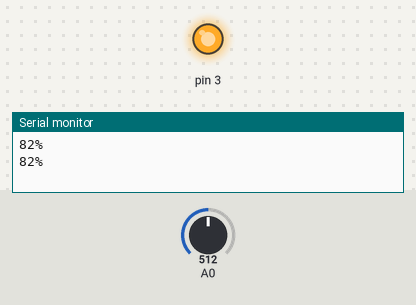
Bench run of a sketch on a simulated Arduino Uno, built with avr-gcc and run on an emulated ATmega328P. On the bench: output pins drawn as LEDs (lit = HIGH), the last lines printed to the serial monitor. The inputs (shaded band) are chosen by the test bench; at power-on: A0 = 512.

Above: at 5.8 s.
5.9 s: A0 set to 875
11.9 s: A0 set to 902
At 15.8 s:
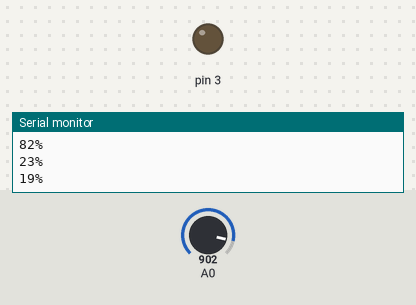
17.9 s: A0 set to 746
23.9 s: A0 set to 729
At 25.8 s:
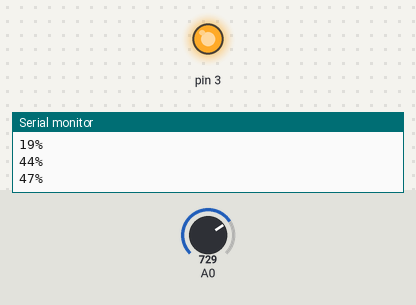
29.9 s: A0 set to 900
At 30.8 s:
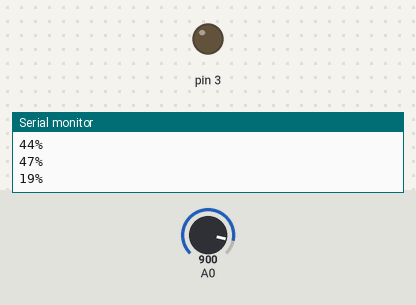
Timing chart, 0 to 32.9 s (numbered marks = the images above; inputs shaded):
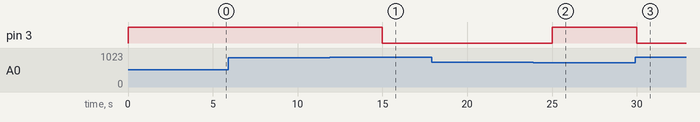

Measured:
- the behaviour switches between 892 and 893 on A0 (found by bisection; images 0 and 1)
- the behaviour switches between 737 and 736 on A0 (found by bisection; images 1 and 2)
- after the input at 11.9 s, pin 3: HIGH → LOW after 3.1 s
- after the input at 23.9 s, pin 3: LOW → HIGH after 1.1 s
- after the input at 29.9 s, pin 3: HIGH → LOW after 0.10 s

The sketch:

arduino_to_nodejs.ino
```cpp
const int dry = 1023;
const int wet = 400;
int value = 0;
int percentage = 0;

void setup(){
  pinMode(3, OUTPUT);
  Serial.begin(9600);
}

void loop(){
  value = analogRead(A0);
  percentage = map(value, dry, wet, 0, 100);
  if (percentage >= 100){
    Serial.println("100%");
  }
  else if (percentage <= 0){
    Serial.println("0%");
  }
  else {
    Serial.print(percentage);
    Serial.println("%");
  }

  if (percentage <= 20) {
    digitalWrite(3, LOW); // Relay ON (Assuming LOW activates the relay)
  } else if (percentage > 45) {

    digitalWrite(3, HIGH); // Relay OFF
  }

  delay(5000);
}
```
